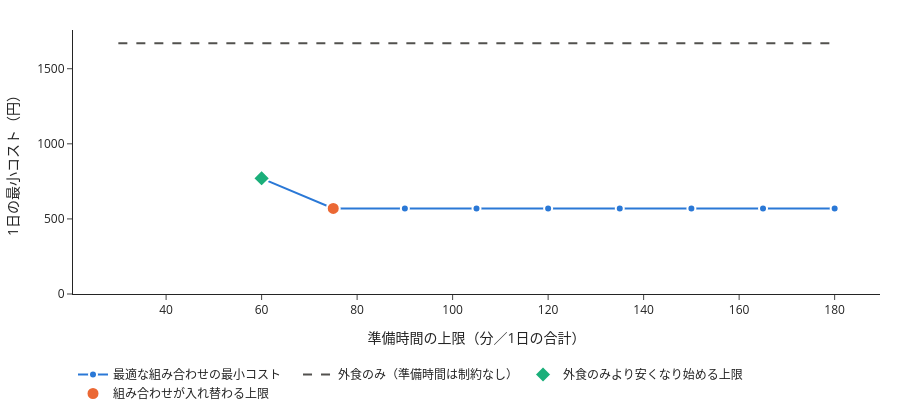

Notebook source saved alongside this figure:
### Markdown cell above
### 損益分岐

### Code cell
# 準備時間の上限を動かして、1日の最小コストを調べる
curve = breakeven_curve(meals_slot, BUDGET, PREP_GRID, target)
# 損益分岐に当たる上限値（外食のみより安くなり始める上限、組み合わせが入れ替わる上限）
sw = switch_points(curve)
print(sw)
# 表を全部表示する（途中を省略しない）
print(curve.to_string())
# 折れ線（最後の式の値がセルに表示される）
plot_breakeven(curve, sw)

### Figure 1 — Plotly figure (JSON) as saved in the notebook; plotly's stock layout.template omitted (floating-point values rounded to 4 significant figures)
{"data": [{"connectgaps": false, "hoverinfo": "text", "hovertext": ["準備時間の上限 30分<br>解なし", "準備時間の上限 45分<br>解なし", "準備時間の上限 60分<br>最小コスト 770円<br>自炊 2食（m07 / m01 / m09）", "準備時間の上限 75分<br>最小コスト 570円<br>自炊 3食（m07 / m06 / m09）", "準備時間の上限 90分<br>最小コスト 570円<br>自炊 3食（m07 / m06 / m09）", "準備時間の上限 105分<br>最小コスト 570円<br>自炊 3食（m07 / m06 / m09）", "準備時間の上限 120分<br>最小コスト 570円<br>自炊 3食（m07 / m06 / m09）", "準備時間の上限 135分<br>最小コスト 570円<br>自炊 3食（m07 / m06 / m09）", "準備時間の上限 150分<br>最小コスト 570円<br>自炊 3食（m07 / m06 / m09）", "準備時間の上限 165分<br>最小コスト 570円<br>自炊 3食（m07 / m06 / m09）", "準備時間の上限 180分<br>最小コスト 570円<br>自炊 3食（m07 / m06 / m09）"], "line": {"color": "#2a78d6", "width": 2}, "marker": {"color": "#2a78d6", "line": {"color": "white", "width": 2}, "size": 8}, "mode": "lines+markers", "name": "最適な組み合わせの最小コスト", "type": "scatter", "x": [30, 45, 60, 75, 90, 105, 120, 135, 150, 165, 180], "y": [NaN, NaN, 770.0, 570.0, 570.0, 570.0, 570.0, 570.0, 570.0, 570.0, 570.0]}, {"hoverinfo": "text", "hovertext": "外食のみ 1,670円", "line": {"color": "#52514e", "dash": "dash", "width": 2}, "mode": "lines", "name": "外食のみ（準備時間は制約なし）", "type": "scatter", "x": [30, 180], "y": [1670, 1670]}, {"hoverinfo": "text", "hovertext": ["外食のみより安くなり始める上限: 60分"], "marker": {"color": "#1baf7a", "line": {"color": "white", "width": 2}, "size": 13, "symbol": "diamond"}, "mode": "markers", "name": "外食のみより安くなり始める上限", "type": "scatter", "x": [60], "y": [770.0]}, {"hoverinfo": "text", "hovertext": ["組み合わせが入れ替わる上限: 75分"], "marker": {"color": "#eb6834", "line": {"color": "white", "width": 2}, "size": 13, "symbol": "circle"}, "mode": "markers", "name": "組み合わせが入れ替わる上限", "type": "scatter", "x": [75], "y": [570.0]}], "layout": {"height": 420, "hovermode": "closest", "legend": {"orientation": "h", "y": -0.25}, "margin": {"b": 40, "l": 60, "r": 20, "t": 30}, "xaxis": {"title": {"text": "準備時間の上限（分／1日の合計）"}}, "yaxis": {"gridcolor": "#e6e5e1", "rangemode": "tozero", "title": {"text": "1日の最小コスト（円）"}}}}
